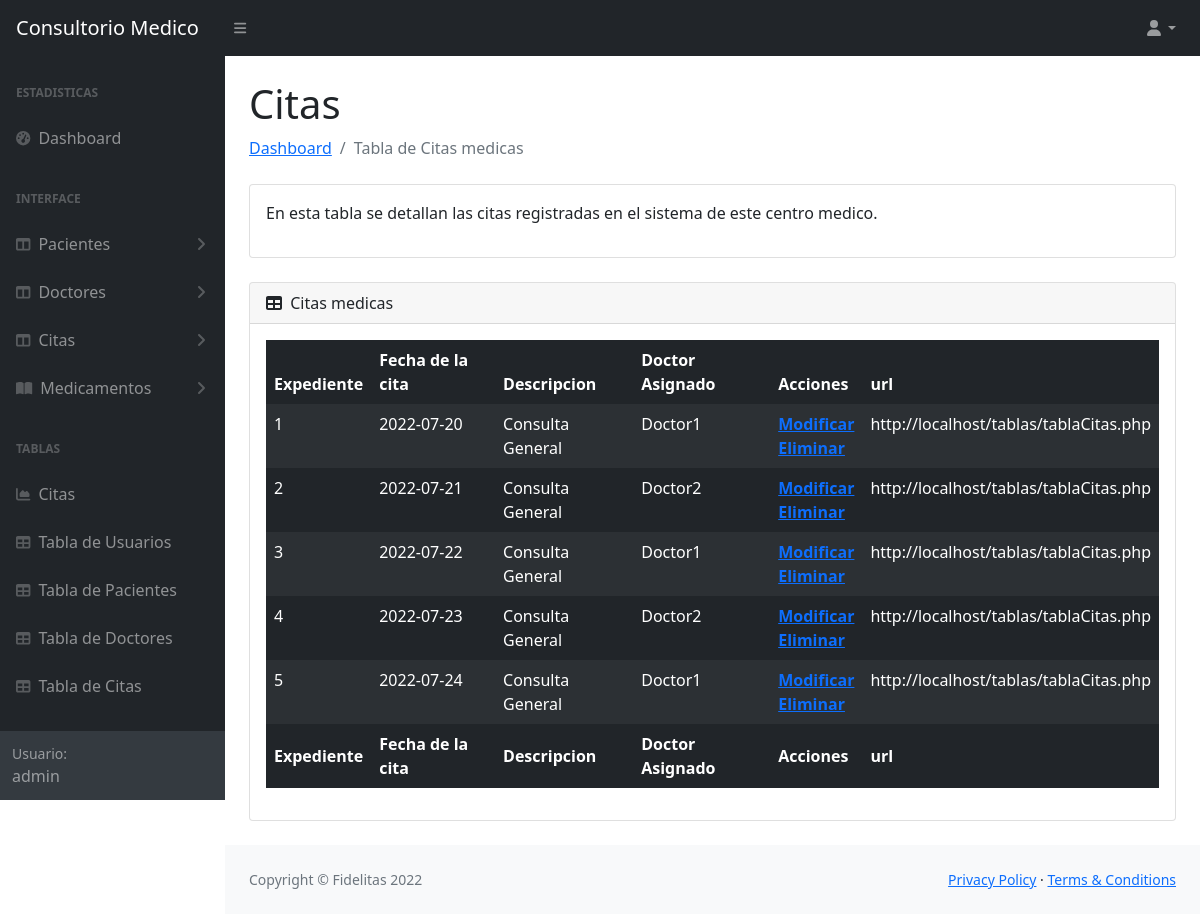
Screenshot of /tablas/tablaCitas.php (signed in) with the database file from the repository.
### tables this page shows
CREATE TABLE `cita` (
  idCita INT NOT NULL AUTO_INCREMENT,
  fechaCita VARCHAR(10) NOT NULL,
  descripcion VARCHAR(45) NOT NULL,
  doctorAsignado INT NOT NULL,
  cidPaciente INT NOT NULL,
  PRIMARY KEY (idCita),
  foreign key(doctorAsignado)references `doctor`(idDoctor),
  foreign key (cidPaciente) references `pacientes`(idPaciente));

CREATE TABLE `doctor` (
  idDoctor INT NOT NULL AUTO_INCREMENT,
  nombreDoctor VARCHAR(45) NOT NULL,
  apellidosDoctor VARCHAR(45) NOT NULL,
  cedulaDoctor INT NOT NULL,
  telefonoDoctor VARCHAR(10) NOT NULL,
  correoDoctor VARCHAR(45) NOT NULL,
  especialidad VARCHAR(45) NOT NULL,
  tipoUsuario INT NOT NULL,
  PRIMARY KEY (idDoctor),
  foreign key(tipoUsuario)references `tipousuario`(idtipoUsuario));

### tablas/tablaCitas.php (the view, shortened to what this page needs)
<?php
 require '../conexion/conexion.php';
 $tipoUsuario = $_SESSION['tipoUsuario'];
 $url = "http://$_SERVER[HTTP_HOST]$_SERVER[REQUEST_URI]";
 if (isset($_GET['id'])) {
    $idCitaM=$_GET['id'];
    $tCitasSELECT = "SELECT cm.idCita, cm.fechaCita, cm.descripcion, d.nombreDoctor FROM cita cm
    JOIN doctor d on cm.doctorAsignado = d.idDoctor WHERE cm.idCita =".$idCitaM;
 } else{
    $tCitasSELECT = "SELECT cm.idCita, cm.fechaCita, cm.descripcion, d.nombreDoctor FROM cita cm
    JOIN doctor d on cm.doctorAsignado = d.idDoctor ";
 }
 $resultado = $mysqli->query($tCitasSELECT);
?>
<!DOCTYPE html>
<html lang="en">
    <head>
        <link href="https://cdn.jsdelivr.net/npm/simple-datatables@latest/dist/style.css" rel="stylesheet" />
        <link href="../css/styles.css" rel="stylesheet" />
    </head>
    <body class="sb-nav-fixed">
        <nav class="sb-topnav navbar navbar-expand navbar-dark bg-dark">
            <a class="navbar-brand ps-3" href="../principal.php">Consultorio Medico</a>
            <button class="btn btn-link btn-sm order-1 order-lg-0 me-4 me-lg-0" id="sidebarToggle" href="#!"><i class="fas fa-bars"></i></button>
            <ul class="navbar-nav ms-auto ms-auto me-0 me-md-3 my-2 my-md-0">
                <li class="nav-item dropdown">
                    <a class="nav-link dropdown-toggle" id="navbarDropdown" href="#" role="button" data-bs-toggle="dropdown" aria-expanded="false"><i class="fas fa-user fa-fw"></i></a>
                </li>
            </ul>
        </nav>
        <div id="layoutSidenav">
            <div id="layoutSidenav_nav">
                <nav class="sb-sidenav accordion sb-sidenav-dark" id="sidenavAccordion">
                    <div class="sb-sidenav-menu">
                        <div class="nav">
                            <div class="sb-sidenav-menu-heading">Estadisticas</div>
                            <a class="nav-link" href="../principal.php">
                                <div class="sb-nav-link-icon"><i class="fas fa-tachometer-alt"></i></div>
                                Dashboard
                            </a>
                            <?php if($tipoUsuario == 1){ ?>
                            <div class="sb-sidenav-menu-heading">Interface</div>
                            <a class="nav-link collapsed" href="#" data-bs-toggle="collapse" data-bs-target="#collapsePacientes" aria-expanded="false" aria-controls="collapseLayouts">
                                <div class="sb-nav-link-icon"><i class="fas fa-columns"></i></div>
                                Pacientes
                                <div class="sb-sidenav-collapse-arrow"><i class="fas fa-angle-down"></i></div>
                            </a>
                            <a class="nav-link collapsed" href="#" data-bs-toggle="collapse" data-bs-target="#collapseDoctor" aria-expanded="false" aria-controls="collapseLayouts">
                                <div class="sb-nav-link-icon"><i class="fas fa-columns"></i></div>
                                Doctores
                                <div class="sb-sidenav-collapse-arrow"><i class="fas fa-angle-down"></i></div>
                            </a>
                            <a class="nav-link collapsed" href="#" data-bs-toggle="collapse" data-bs-target="#collapseCitas" aria-expanded="false" aria-controls="collapseLayouts">
                                <div class="sb-nav-link-icon"><i class="fas fa-columns"></i></div>
                                Citas
                                <div class="sb-sidenav-collapse-arrow"><i class="fas fa-angle-down"></i></div>
                            </a>
                            <a class="nav-link collapsed" href="#" data-bs-toggle="collapse" data-bs-target="#collapsePages" aria-expanded="false" aria-controls="collapsePages">
                                <div class="sb-nav-link-icon"><i class="fas fa-book-open"></i></div>
                                Medicamentos
                                <div class="sb-sidenav-collapse-arrow"><i class="fas fa-angle-down"></i></div>
                            </a>
                            <?php } ?>
                            <div class="sb-sidenav-menu-heading">Tablas</div>
                            <a class="nav-link" href="charts.html">
                                <div class="sb-nav-link-icon"><i class="fas fa-chart-area"></i></div>
                                Citas
                            </a>
                            <a class="nav-link" href="../tablas/tablaUsuarios.php">
                                <div class="sb-nav-link-icon"><i class="fas fa-table"></i></div>
                                Tabla de Usuarios
                            </a>
                            <a class="nav-link" href="../tablas/tablaPacientes.php">
                                <div class="sb-nav-link-icon"><i class="fas fa-table"></i></div>
                                Tabla de Pacientes
                            </a>
                            <a class="nav-link" href="../tablas/tablaDoctores.php">
                                <div class="sb-nav-link-icon"><i class="fas fa-table"></i></div>
                                Tabla de Doctores
                            </a>
                            <a class="nav-link" href="../tablas/tablaCitas.php">
                                <div class="sb-nav-link-icon"><i class="fas fa-table"></i></div>
                                Tabla de Citas
                            </a>
                        </div>
                    </div>
                    <div class="sb-sidenav-footer">
                        <div class="small">Usuario:</div>
                        <?php echo $_SESSION['nombreUsuario'] ?>
                    </div>
                </nav>
            </div>
            <div id="layoutSidenav_content">
                <main>
                    <div class="container-fluid px-4">
                        <h1 class="mt-4">Citas</h1>
                        <ol class="breadcrumb mb-4">
                            <li class="breadcrumb-item"><a href="../principal.php">Dashboard</a></li>
                            <li class="breadcrumb-item active">Tabla de Citas medicas</li>
                        </ol>
                        <div class="card mb-4">
                            <div class="card-body">
                               <p>En esta tabla se detallan las citas registradas en el sistema de este centro medico.</p>
                            </div>
                        </div>
                        <div class="card mb-4">
                            <div class="card-header">
                                <i class="fas fa-table me-1"></i>
                                Citas medicas
                            </div>
                            <div class="card-body">
                                <table id="datatablesSimple" class="table table-dark table-striped table-borderless">
                                    <thead>
                                        <tr>
                                            <th>Expediente</th>
                                            <th>Fecha de la cita</th>
                                            <th>Descripcion</th>
                                            <th>Doctor Asignado</th>
                                            <th>Acciones</th>
                                            <th>url</th>
                                        </tr>
                                    </thead>
                                    <tfoot>
                                        <tr>
                                            <th>Expediente</th>
                                            <th>Fecha de la cita</th>
                                            <th>Descripcion</th>
                                            <th>Doctor Asignado</th>
                                            <th>Acciones</th>
                                            <th>url</th>
                                        </tr>
                                    </tfoot>
                                    <tbody>
                                        <?php
                                            while ($row = $resultado->fetch_assoc()) { ?>
                                            <tr>
                                                <?php $idCitaM =  $row['idCita'];?>
                                                <td><?php echo $row['idCita']  ?></td>
                                                <td><?php echo $row['fechaCita']  ?></td>
                                                <td><?php echo $row['descripcion']  ?></td>
                                                <td><?php echo $row['nombreDoctor']  ?></td>
                                                <th><?php echo "<a href='../formularios/editarCita.php?id=$idCitaM'>Modificar</a><br><a href='../formularios/eliminarDoctor.php?id=$idCitaM'>Eliminar</a>" ?></th>
                                                <td><?php echo $url  ?></td>
                                            </tr>
                                            <?php } ?>
                                    </tbody>
                                </table>
                            </div>
                        </div>
                    </div>
                </main>
                <footer class="py-4 bg-light mt-auto">
                    <div class="container-fluid px-4">
                        <div class="d-flex align-items-center justify-content-between small">
                            <div class="text-muted">Copyright &copy; Fidelitas 2022</div>
                            <div>
                                <a href="#">Privacy Policy</a>
                                &middot;
                                <a href="#">Terms &amp; Conditions</a>
                            </div>
                        </div>
                    </div>
                </footer>
            </div>
    </body>
</html>

### rows the page displays
cita: idCita "1", fechaCita "2022-07-20", descripcion "Consulta General", doctorAsignado.nombreDoctor "Doctor1"
cita: idCita "2", fechaCita "2022-07-21", descripcion "Consulta General", doctorAsignado.nombreDoctor "Doctor2"
cita: idCita "3", fechaCita "2022-07-22", descripcion "Consulta General", doctorAsignado.nombreDoctor "Doctor1"
cita: idCita "4", fechaCita "2022-07-23", descripcion "Consulta General", doctorAsignado.nombreDoctor "Doctor2"
cita: idCita "5", fechaCita "2022-07-24", descripcion "Consulta General", doctorAsignado.nombreDoctor "Doctor1"

### other values shown
$_SESSION['nombreUsuario'] "admin"
